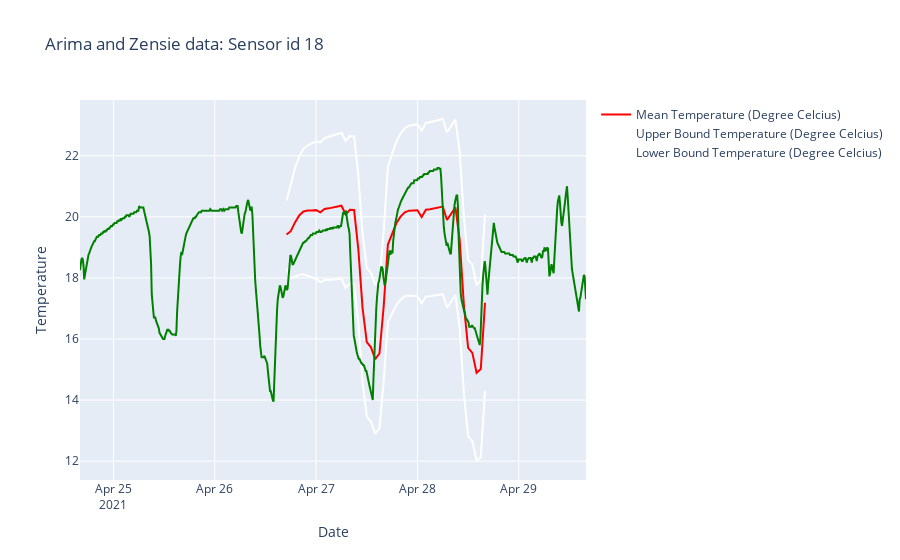

The code cell stored with this chart in its notebook:
### Code cell
color = ["red", 'white', 'white']
for j in range (len(unique_sensors)):

    # set up plotly figure
    fig = go.Figure()
    
    arima_df = arima[(arima['sensor_id'] == unique_sensors[j]) & (arima['time_forecast'] == time_forecast)]

    # add line / trace 1 to figure
    for i in range(len (unique_measures)):
        trace_sensor = arima_df[arima_df['measure_name'] == unique_measures[i]]
        fig.add_trace(go.Scatter(
            x=trace_sensor['prediction_time'],
            y=trace_sensor['prediction_value'],
            #hovertext=df['A_info'],
            #hoverinfo="text",
            name=unique_measures[i],#unique_measures[j],
            marker=dict(
                color=color[i],
            ),
            showlegend=True
        ))

    # add line / trace 2 to figure
    
    zensie_df_s = zensie_df[zensie_df['sensor_id'] == unique_sensors[j]]
    fig.add_trace(go.Scatter(
        x=zensie_df_s['timestamp'],
        y=zensie_df_s['temperature'],
        name='zensie',
        marker=dict(
            color="green"
        ),
        showlegend=False
    ))
    
    fig.update_layout(
    title="Arima and Zensie data: Sensor id %s" % unique_sensors[j] ,
    xaxis_title="Date",
    yaxis_title="Temperature")

    fig.show()
    
    customAnnotations(df=trace_sensor, xStart = '2020-08-04', xEnd = '2020-08-06', yVal='regression_sales')
